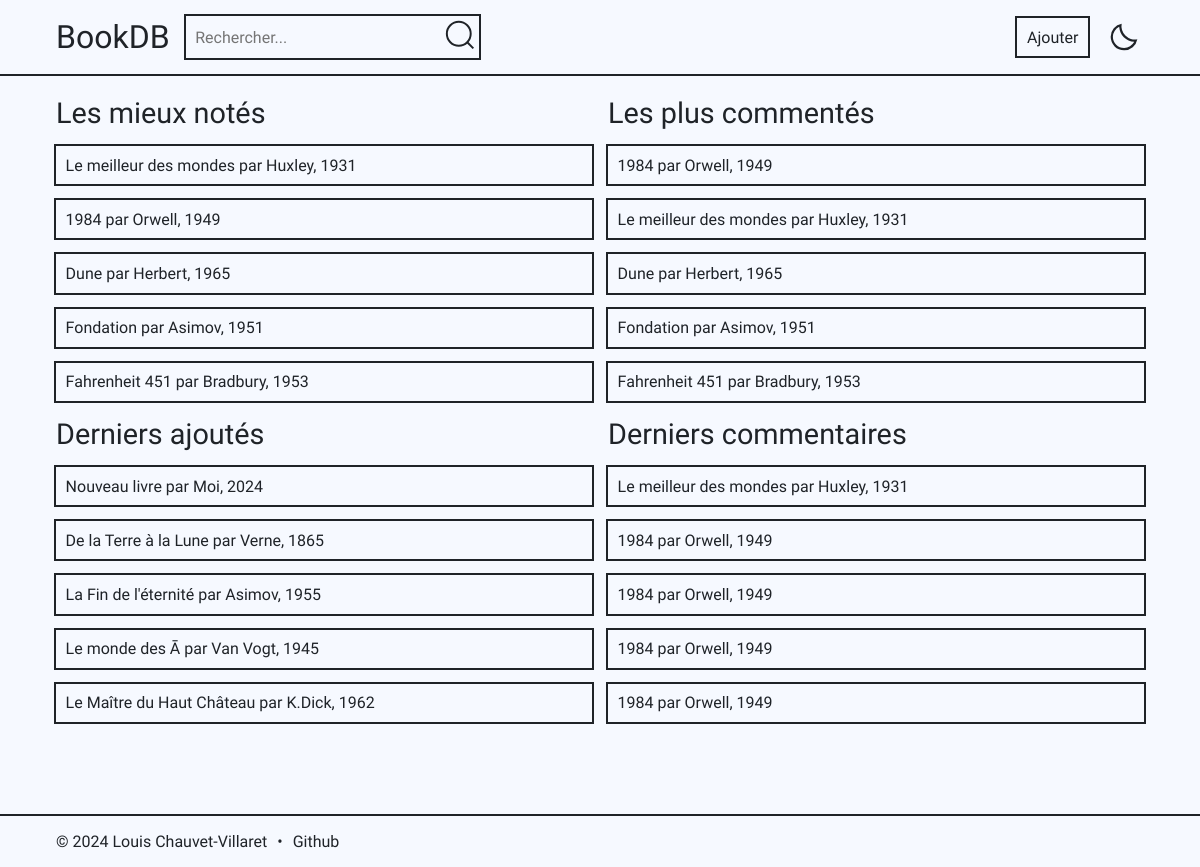
The page / on the database its author committed.
### tables this page shows
CREATE TABLE books (
                        id     INTEGER
                            primary key autoincrement,
                        title  TEXT    not null,
                        author TEXT    not null,
                        year   INTEGER not null
                    );

CREATE TABLE comments (
                        id      INTEGER
                            primary key autoincrement,
                        book_id INTEGER
                            references books
                                on delete cascade,
                        comment TEXT    not null,
                        rating  INTEGER not null,
                        check (rating >= 1 AND rating <= 5)
                    );

### app.py (the view)
@app.route('/')
def accueil():
    rate = execute_query(
        "SELECT books.id, title, author, year, AVG(rating) as average FROM books LEFT JOIN comments ON books.id=comments.book_id GROUP BY books.id ORDER BY average DESC LIMIT 5", )
    comment = execute_query(
        "SELECT books.id, title, author, year, COUNT(comment) as count FROM books LEFT JOIN comments ON books.id=comments.book_id GROUP BY books.id ORDER BY count DESC LIMIT 5", )
    recent = execute_query("SELECT * FROM books ORDER BY id DESC LIMIT 5", )
    last_comment = execute_query(
        "SELECT books.id, title, author, year, comment, rating FROM books LEFT JOIN comments ON books.id=comments.book_id ORDER BY comments.id DESC LIMIT 5", )
    return render_template('index.html', rate=rate, comment=comment, recent=recent, last_comment=last_comment)

### app.py (called while the page is built)
def execute_query(query, params=(), fetchone=False, commit=False):
    conn = sqlite3.connect('books.db')
    conn.row_factory = sqlite3.Row
    cur = conn.cursor()
    try:
        cur.execute(query, params)
        if commit:
            conn.commit()
            return cur
        if fetchone:
            result = cur.fetchone()
        else:
            result = cur.fetchall()
    finally:
        cur.close()
        conn.close()
    return result

### templates/index.html (shortened to what this page needs)
{% extends 'base.html' %}
{% block content %}
    <div class="grid-comment">
        <div class="result">
            <p class="name">Les mieux notés</p>
            {% for i in rate %}
                <a class="hover button" href="{{ url_for('livre') }}?id={{ i['id'] }}">{{ i['title'] }}
                    par {{ i['author'] }}, {{ i['year'] }}</a>
            {% endfor %}
            <p class="name">Derniers ajoutés</p>
            {% for i in recent %}
                <a class="hover button" href="{{ url_for('livre') }}?id={{ i['id'] }}">{{ i['title'] }}
                    par {{ i['author'] }}, {{ i['year'] }}</a>
            {% endfor %}
        </div>
        <div class="result">
            <p class="name">Les plus commentés</p>
            {% for i in comment %}
                <a class="hover button" href="{{ url_for('livre') }}?id={{ i['id'] }}">{{ i['title'] }}
                    par {{ i['author'] }}, {{ i['year'] }}</a>
            {% endfor %}
            <p class="name">Derniers commentaires</p>
            {% for i in last_comment %}
                <a class="hover button" href="{{ url_for('livre') }}?id={{ i['id'] }}">{{ i['title'] }}
                    par {{ i['author'] }}, {{ i['year'] }}</a>
            {% endfor %}
        </div>
    </div>
{% endblock %}

### static/style.css (style rules this page uses)
:root { --primary: 31,35,40; --bg2: 229, 236, 255; --bg: 246, 249, 255; }
* { margin: 0; padding: 0; box-sizing: border-box; user-select: none; font-family: "Onest", system-ui; }
body, html { overflow-x: hidden; scroll-behavior: smooth; font-optical-sizing: auto; font-style: normal; background: rgb(var(--bg)); color: rgb(var(--primary)); cursor: auto; visibility: hidden; }
a { text-decoration: none; color: rgb(var(--primary)); }
*:focus, .hover { outline: 2px solid rgb(var(--primary)); }
.button { padding: 0.6rem; }
.result { display: flex; flex-direction: column; gap: 1rem; }
.grid-comment { display: grid; grid-template-columns: 1fr 1fr; gap: 1rem; }
.name { font-size: 1.8rem; }

### rows shown on the page
books: title "Le meilleur des mondes", author "Huxley", year "1931"
books: title "1984", author "Orwell", year "1949"
books: title "Dune", author "Herbert", year "1965"
books: title "Fondation", author "Asimov", year "1951"
books: title "Fahrenheit 451", author "Bradbury", year "1953"
books: title "Nouveau livre", author "Moi", year "2024"
books: title "De la Terre à la Lune", author "Verne", year "1865"
books: title "La Fin de l'éternité", author "Asimov", year "1955"
books: title "Le monde des Ā", author "Van Vogt", year "1945"
books: title "Le Maître du Haut Château", author "K.Dick", year "1962"
comments: title "Le meilleur des mondes", author "Huxley", year "1931"
comments: title "1984", author "Orwell", year "1949"
comments: title "1984", author "Orwell", year "1949"
comments: title "1984", author "Orwell", year "1949"
comments: title "1984", author "Orwell", year "1949"
